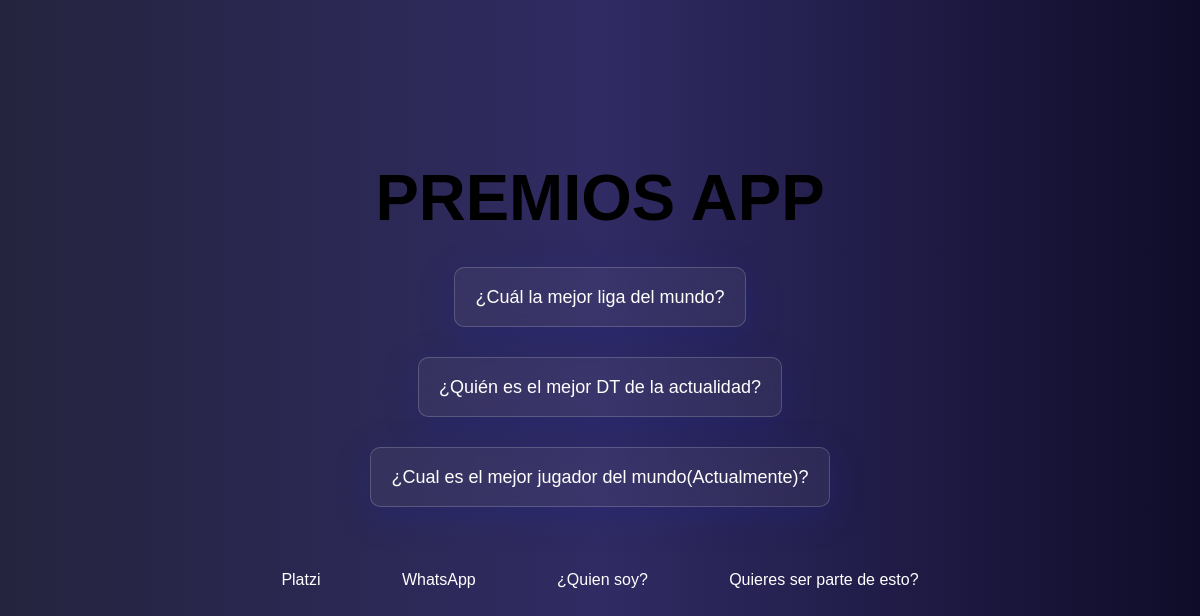
Screenshot of /polls/ with the database file from the repository.
### polls/models.py (models this page shows, shortened)
class Question(models.Model):
  question_text = models.CharField(max_length=250)
  pub_date = models.DateTimeField("Data published")

### polls/views.py (the view)
# urls.py: path('', views.IndexView.as_view(), name='index'),
class IndexView(generic.ListView):
    template_name = 'polls/index.html'
    context_object_name = "latest_question_list"
    def get_queryset(self):
        return Question.objects.filter(pub_date__lte=timezone.now()).order_by("-pub_date")[:5]

### polls/templates/polls/index.html (shortened to what this page needs)
{% load static %}
<!DOCTYPE html>
<html lang="en">
<head>
    <link rel="stylesheet" href="{% static 'polls/reset.css' %}">
    <link rel="stylesheet" href="{% static 'polls/style.css' %}">
</head>
<body>
    <header>
        <h1>PREMIOS APP</h1>
    </header>
    <main>
        {% if latest_question_list %}
        <ul>
        {% for question in latest_question_list %}
            <li><a href="{% url 'polls:detail' question.id %}">{{question.question_text}}</a></li>
        {% endfor %}
        </ul>
        {% else %}
            <p>No polls are available</p>
        {% endif %}
    </main>
    <footer>
        <a href="https://platzi.com/clases/2728-django-intermedio/45826-comenzando-a-crear-un-frontend/">Platzi</a>
        <a href="https://walink.co/925fa3">WhatsApp</a>
        <a href="http://127.0.0.1:5501/index.html">¿Quien soy?</a>
        <a href="">Quieres ser parte de esto?</a>
    </footer>
</body>
</html>

### polls/static/polls/style.css (style rules this page uses)
body { display: flex; align-items: center; justify-content: center; flex-direction: column; background: #0f0c29; background: -webkit-linear-gradient(to right, #24243e, #302b63, #0f0c29); background: linear-gradient(to right, #24243e, #302b63, #0f0c29); height: 100vh; font-family: Arial, Helvetica, sans-serif; }
a { text-decoration: none; }
header { display: flex; align-items: center; justify-content: center; padding: 30px; padding-top: 10px; height: 50px; font-size: 65px; color: black; font-weight: 700; }
ul { display: flex; align-items: center; justify-content: center; flex-direction: column; }
li { display: flex; align-items: center; justify-content: center; background: rgba( 255, 255, 255, 0.05 ); box-shadow: 0 8px 32px 0 rgba( 31, 38, 135, 0.37 ); backdrop-filter: blur( 10.5px ); -webkit-backdrop-filter: blur( 10.5px ); border-radius: 10px; border: 1px solid rgba( 255, 255, 255, 0.18 ); padding: 20px; margin: 15px; font-size: 18px; }
li, a { color: #2C5364; }
footer { display: flex; align-items: center; justify-content: space-evenly; width: 100vh; padding: 50px 0px; }
footer,a { color: white; }

### rows the page displays
Question: question_text "¿Cuál la mejor liga del mundo?"
Question: question_text "¿Quién es el mejor DT de la actualidad?"
Question: question_text "¿Cual es el mejor jugador del mundo(Actualmente)?"
